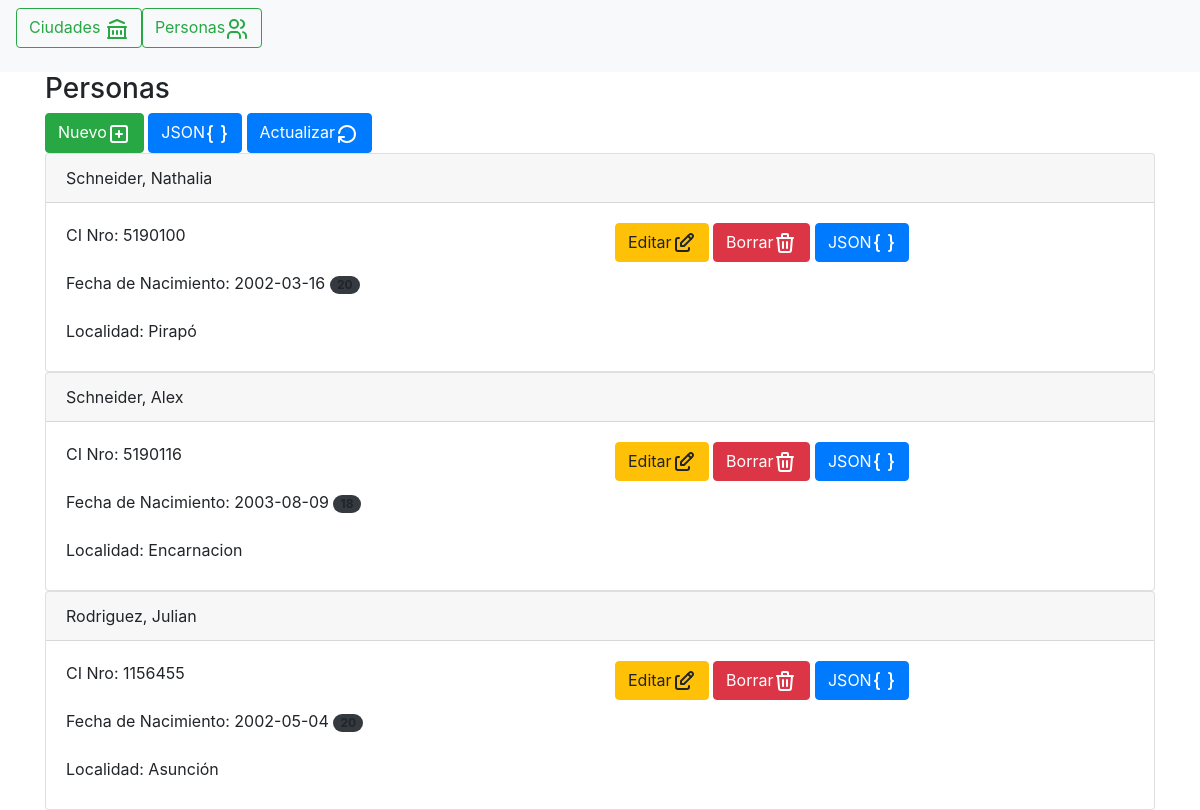
The app's page /0602cards/personas/index.php with its own data.
### tables this page shows
CREATE TABLE `personas` (
  `id` int(11) NOT NULL,
  `cin` varchar(20) NOT NULL,
  `apellido` varchar(60) NOT NULL,
  `nombre` varchar(60) NOT NULL,
  `fenac` date DEFAULT NULL,
  `email` varchar(30) DEFAULT NULL,
  `ciudad_id` int(11) NOT NULL
);

CREATE TABLE `ciudades` (
  `id` int(11) NOT NULL,
  `ciudad` varchar(60) NOT NULL
);

### 0602cards/libs/personas.lib.php (called while the page is built, shortened)
<?php
function mostrarTodos($link) {
  $sql="SELECT * FROM personas order by id ";
  $resultado = mysqli_query($link, $sql);
  if ($resultado) {
     return $resultado;
    }
}
function edadPersona($fenac)
{
$date1 = new DateTime($fenac);
$date2 = new DateTime();
$diff = $date1->diff($date2);
return $diff->y;
}
 ?>

### 0602cards/libs/ciudades.lib.php (called while the page is built, shortened)
<?php
function nombreCiudad($link,$id){
   $sql="SELECT ciudad  FROM ciudades WHERE id=".$id;
  $resultado = mysqli_query($link, $sql);
  if ($resultado) {
    $d=mysqli_fetch_array($resultado);
     return $d['ciudad'];
    }}
 ?>

### 0602cards/personas/card.vw.php (the view, shortened to what this page needs)
<div class="card">
  <div class="card-header">
    <?php echo $data['apellido'].", ".$data['nombre']; ?>
  </div>
  <div class="card-body">
    <div class="row">
    <div class="col">
      <p class="card-text"><label>CI Nro: </label> <?php echo $data['cin']; ?> </p>
      <p class=""><label>Fecha de Nacimiento: </label> <?php echo $data['fenac']; ?> <span class="badge badge-pill bg-dark"> <?php echo edadPersona($data['fenac']); ?></span></p>
      <p class="card-text"><label>Localidad: </label> <?php echo nombreCiudad($link,$data['ciudad_id']); ?> </p>
    </div>
    <div class="col">
      <a href="<?php echo "index.php?mod=edit&id=".$data["id"]; ?>" class="btn btn-warning">Editar</a>
      <a href="<?php echo "index.php?mod=delete&id=".$data["id"]; ?>" class="btn btn-danger">Borrar</a>
      <a href="<?php echo "json.php?id=".$data["id"]; ?>" target="new" class="btn btn-primary">JSON</a>
    </div>
    </div>
  </div>
</div>

### 0602cards/personas/list.php (shortened to what this page needs)
<?php
$res=mostrarTodos($link);
 ?>
 <h3>Personas</h3><a href="index.php?mod=new" class="btn btn-success">Nuevo</a>
 <a href="json.php" target="new" class="btn btn-primary">JSON</a>
<button type="button" class="btn btn-primary" onClick="window.location.reload();">Actualizar</button>
     <?php
     while ($data=mysqli_fetch_array($res))
     {
       include 'card.vw.php';
     }
      ?>

### records on screen
personas: apellido "Schneider", nombre "Nathalia", cin "5190100", fenac "2002-03-16", fenac "20", ciudad.ciudad "Pirapó"
personas: apellido "Schneider", nombre "Alex", cin "5190116", fenac "2003-08-09", fenac "18", ciudad.ciudad "Encarnacion"
personas: apellido "Rodriguez", nombre "Julian", cin "1156455", fenac "2002-05-04", fenac "20", ciudad.ciudad "Asunción"
